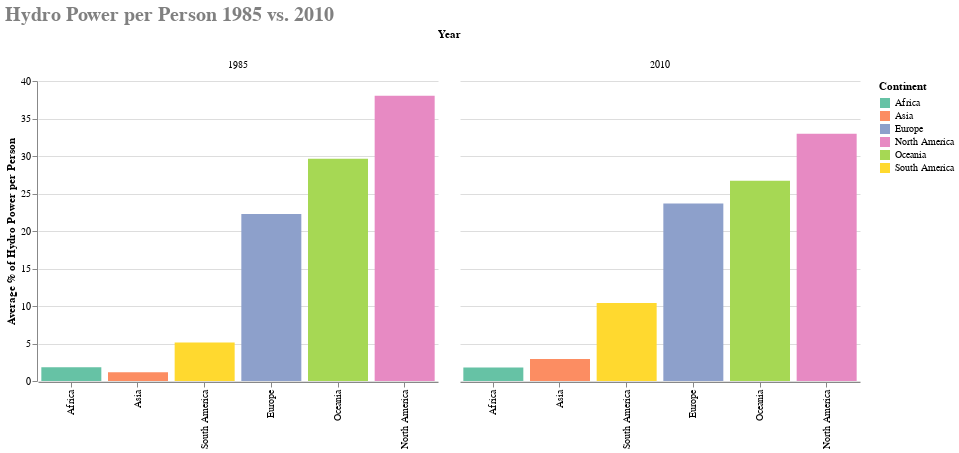

Write notebook code for a chart like this one.
### Code cell
alt.Chart(data_hydro_pp).mark_bar().encode(
    x=alt.X('Continent:N',title=None,sort=alt.EncodingSortField(field="Hydropower per Person", op="sum", order='ascending')),
    y=alt.Y('Hydropower per Person', title=' Average % of Hydro Power per Person'),
    color=alt.Color('Continent:N',scale=alt.Scale(scheme='set2')),
    column='Year',
    tooltip=["Hydropower per Person"]
).configure_view(
    stroke='transparent'
).properties(
    title='Hydro Power per Person 1985 vs. 2010',
    width=400,
    height=300,
).configure_title(
    fontSize=20,
    font='Courier',
    anchor='start',
    color='gray'
)

### Figure 1 — Vega-Lite specification as saved in the notebook (floating-point values rounded to 4 significant figures)
{"config": {"view": {"continuousWidth": 400, "continuousHeight": 300, "stroke": "transparent"}, "title": {"anchor": "start", "color": "gray", "font": "Courier", "fontSize": 20}}, "data": {"name": "data-c07350675314f1646d01e14ff1f3e563"}, "mark": "bar", "encoding": {"color": {"type": "nominal", "field": "Continent", "scale": {"scheme": "set2"}}, "column": {"type": "quantitative", "field": "Year"}, "tooltip": [{"type": "quantitative", "field": "Hydropower per Person"}], "x": {"type": "nominal", "field": "Continent", "sort": {"field": "Hydropower per Person", "op": "sum", "order": "ascending"}, "title": null}, "y": {"type": "quantitative", "field": "Hydropower per Person", "title": " Average % of Hydro Power per Person"}}, "height": 300, "title": "Hydro Power per Person 1985 vs. 2010", "width": 400, "$schema": "https://vega.github.io/schema/vega-lite/v4.8.1.json", "datasets": {"data-c07350675314f1646d01e14ff1f3e563": [{"Year": 1985, "Continent": "Asia", "Hydropower per Person": 1.16}, {"Year": 2010, "Continent": "Asia", "Hydropower per Person": 2.92}, {"Year": 1985, "Continent": "Africa", "Hydropower per Person": 1.82}, {"Year": 2010, "Continent": "Africa", "Hydropower per Person": 1.8}, {"Year": 1985, "Continent": "Europe", "Hydropower per Person": 22.26}, {"Year": 2010, "Continent": "Europe", "Hydropower per Person": 23.68}, {"Year": 1985, "Continent": "North America", "Hydropower per Person": 38.02}, {"Year": 2010, "Continent": "North America", "Hydropower per Person": 32.96}, {"Year": 1985, "Continent": "South America", "Hydropower per Person": 5.15}, {"Year": 2010, "Continent": "South America", "Hydropower per Person": 10.4}, {"Year": 1985, "Continent": "Oceania", "Hydropower per Person": 29.62}, {"Year": 2010, "Continent": "Oceania", "Hydropower per Person": 26.7}]}}
